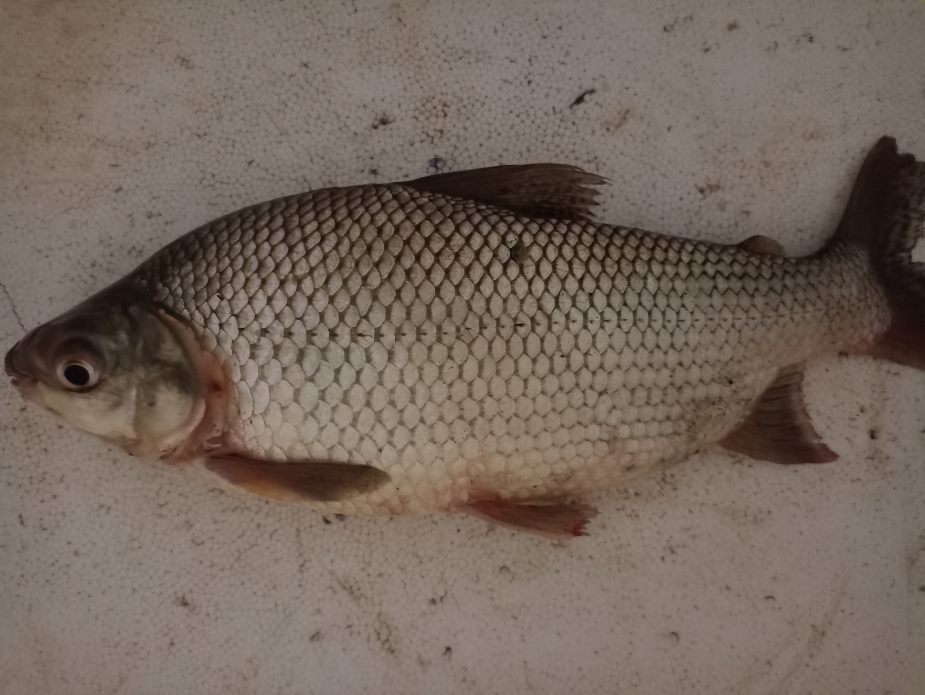
#> input picture data/coletas/combined/images/IMG_20221029_093023.jpg, 4624 x 3472 px (shown at 1/5 size); its folder holds 4 pictures in this run
$ jupyter execute kmeans_segmentation.ipynb
#> lines starting #> are read from the running program, lines starting #| are printed output that depends on the picture; after the words box and inside, x2 and y2 are one past the last pixel; in counts of white or black regions, pixels touching at a corner belong together
### commons.py
from __future__ import annotations

import statistics
from typing import List, Optional, Tuple, Union

import numpy as np
from joblib import Parallel, delayed
from matplotlib import pyplot as plt
from mpl_toolkits.axes_grid1 import ImageGrid
from skimage import exposure, filters, measure, morphology
from skimage.color import rgb2gray
from skimage.io import imread
from skimage.transform import resize
from tqdm import tqdm


# [31 lines left out: functions check_colision_border, binarize_image, not called in this run]


def plot(
    arr_images: List[np.ndarray] = [],
    grid: Tuple[int, int] = (2, 2),
    cmap: str = "inferno",
) -> None:
    """Exibe uma grade de imagens com matplotlib.

    Args:
        arr_images: Lista de arrays de imagem a exibir.
        grid: Tupla (linhas, colunas) da grade de exibição.
        cmap: Colormap do matplotlib a usar.
    """
    fig = plt.figure(figsize=(20, 10))

    image_grid = ImageGrid(fig, 111, nrows_ncols=grid, axes_pad=0.1)

    for ax, img in zip(image_grid, arr_images):
        ax.imshow(img, cmap)
        ax.axis("off")

    plt.show()


# [51 lines left out: functions load_images_from_directory_resize, load_images_from_directory, not called in this run]


def auto_invert_image_mask(arr: np.ndarray) -> np.ndarray:
    """Inverte a máscara binária se a maioria dos pixels for True (foreground).

    Garante que as máscaras tenham sempre fundo preto (0) e ROI branco (1).

    Args:
        arr: Máscara binária de entrada.

    Returns:
        Máscara possivelmente invertida.
    """
    img = arr.copy()

    if statistics.mode(img.flatten()):
        img = np.invert(img)

    return img


def find_bighest_cluster_area(clusters: np.ndarray) -> int:
    """Retorna a área (em pixels) do maior cluster rotulado.

    Args:
        clusters: Imagem com labels de regiões (saída de measure.label).

    Returns:
        Área em pixels do maior cluster.
    """
    regions = measure.regionprops(clusters)
    all_areas = (r.area for r in regions)
    return max(all_areas)


def find_bighest_cluster(img: np.ndarray) -> np.ndarray:
    """Mantém somente o maior cluster foreground de uma máscara binária.

    Args:
        img: Máscara binária de entrada.

    Returns:
        Máscara booleana contendo apenas o maior cluster.
    """
    clusters = auto_invert_image_mask(img)
    clusters = measure.label(clusters, background=0)
    cluster_size = find_bighest_cluster_area(clusters)

    return morphology.remove_small_objects(
        clusters.astype(bool),
        min_size=(cluster_size - 1),
        connectivity=8,
    )


# [27 lines left out: functions find_roi, smoothing_mask_edges, not called in this run]

### notebooks/02_segmentation/kmeans_segmentation.ipynb
[cell 1]
import numpy as np
from glob import glob as show_dir_files
from scipy import ndimage as ndi

from skimage import exposure, filters, measure
from skimage.color.adapt_rgb import adapt_rgb, each_channel
from skimage.io import imread
from skimage.transform import resize
from sklearn.cluster import KMeans
from sklearn.utils import shuffle

from commons import (
    auto_invert_image_mask,
    binarize_image,
    find_bighest_cluster,
    find_bighest_cluster_area,
    plot,
)

[cell 2]
@adapt_rgb(each_channel)
def apply_filter_each_chanel(image, fn):
    return fn(image)


@adapt_rgb(each_channel)
def merge_image_mask(image, mask):
    return image * mask


def apply_k_means(image, n_colors=3):

    w, h, d = image.shape

    image_array = np.reshape(image, (w * h, d))

    image_array_sample = shuffle(image_array, random_state=0, n_samples=1_000)
    kmeans = KMeans(n_clusters=n_colors, random_state=0).fit(image_array_sample)

    labels = kmeans.predict(image_array)

    return kmeans.cluster_centers_[labels].reshape(w, h, -1)

[cell 3]
all_images = show_dir_files("../data/images/*")

image = imread(all_images[1])
#> image is the input picture: shape (3472, 4624, 3); mean R, G, B 116.6, 102.7, 92.5

x, y, z = image.shape
#> x = 3472; y = 4624; z = 3

image_rescaled = resize(image, (x // 6, y // 6, 3), anti_aliasing=False)

image_eq = apply_filter_each_chanel(image_rescaled, exposure.equalize_hist)
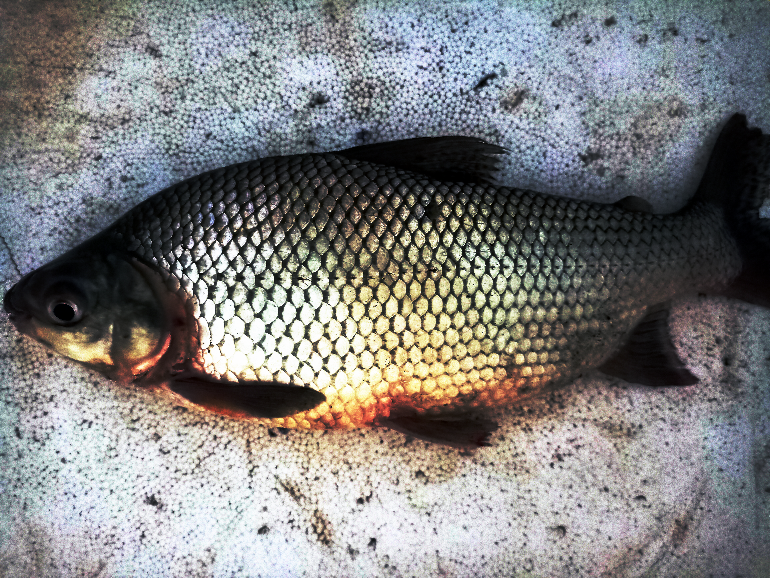
#> image_eq: shape (578, 770, 3) float64; mean R, G, B 0.506, 0.506, 0.505

results_kmeans = apply_k_means(image_rescaled, n_colors=3)
#> in apply_k_means, `image_array_sample = shuffle(image_array, random_state=0, n_samples=1_..`: image_array_sample = 1000 rows, first 8: [0.448, 0.374, 0.319], [0.518, 0.459, 0.431], [0.496, 0.435, 0.386], [0.49, 0.451, 0.415], [0.34, 0.289, 0.226], [0.333, 0.282, 0.219], [0.477, 0.425, 0.388], [0.486, 0.416, 0.361]

[cell 4]
plot([image_rescaled, image_eq, results_kmeans], (1, 3))
#> the loop in plot, `for ax, img in zip(image_grid, arr_images):` made 3 passes

[cell 5]
results_kmeans_ch = results_kmeans[:, :, 0]
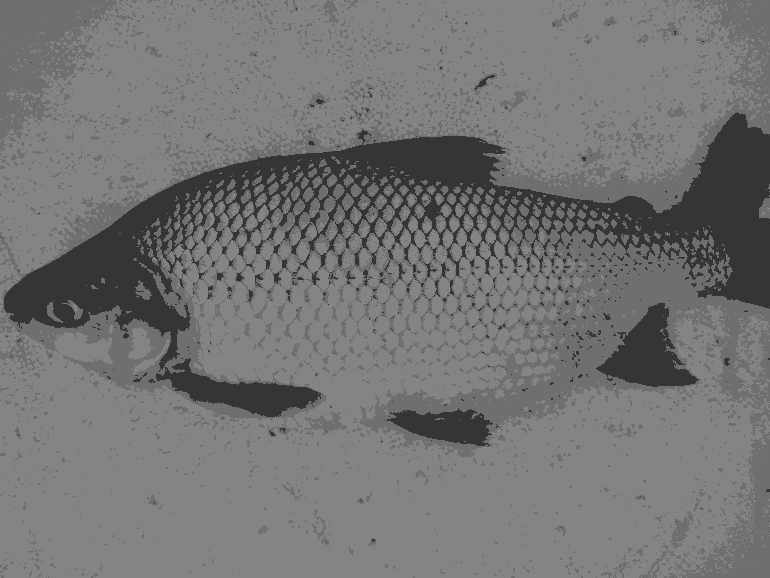
#> results_kmeans_ch: shape (578, 770) float64; min 0.209, max 0.521, mean 0.457

layers = [results_kmeans_ch == layer for layer in np.unique(results_kmeans_ch)]
#> layers = 3 items
layers_fixeds = list(map(auto_invert_image_mask, layers))
#> in auto_invert_image_mask, `img = arr.copy()`:
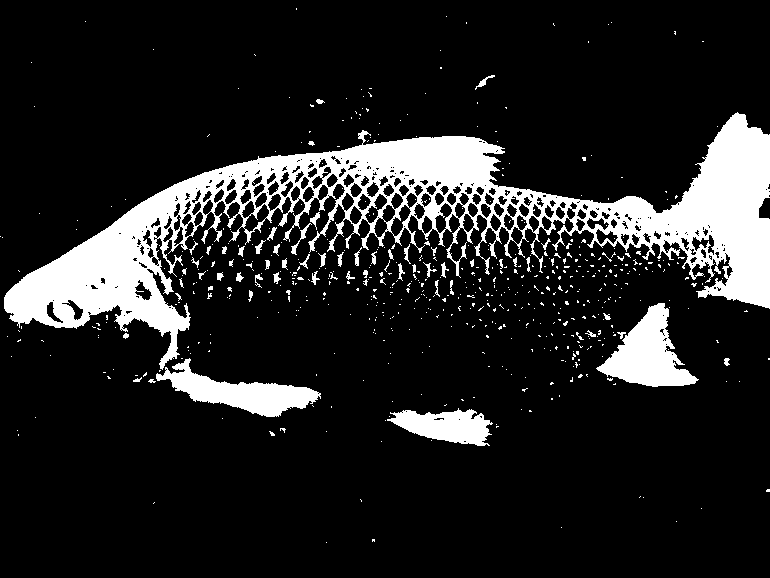
#> img: shape (578, 770) bool; 14.1% white; 601 white regions (542 under 20 px), largest, box (x1, y1, x2, y2) and area: (4, 112, 770, 370) 48284, (596, 303, 699, 387) 4125, (156, 358, 321, 417) 3784
#> in auto_invert_image_mask (call 2), `img = arr.copy()`: img: shape (578, 770) bool; 23.4% white; 3553 white regions (3208 under 20 px), largest, box (x1, y1, x2, y2) and area: (360, 202, 770, 578) 35083, (483, 0, 770, 213) 9787, (0, 227, 326, 437) 9180
#> in auto_invert_image_mask (call 3), `img = arr.copy()`:
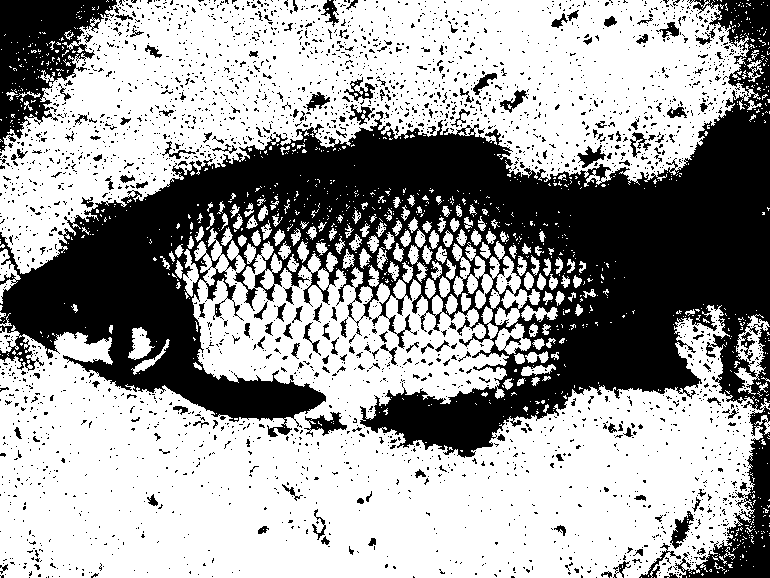
#> img: shape (578, 770) bool; 62.5% white; 3074 black regions (2894 under 20 px), largest, box (x1, y1, x2, y2) and area: (0, 0, 770, 578) 137986, (0, 0, 117, 152) 8655, (304, 412, 347, 437) 448
#> in auto_invert_image_mask (call 3), `img = np.invert(img)`: img: shape (578, 770) bool; 37.5% white; 3074 white regions (2894 under 20 px)
#> layers_fixeds = 3 items

# layers_pixels_sum = list(map(lambda x: x.sum(), layers_fixeds))
layers_pixels_sum = list(map(lambda x: find_bighest_cluster_area(measure.label(x, background=0)), layers_fixeds))
#> in find_bighest_cluster_area, `regions = measure.regionprops(clusters)`: regions = 601 regions; largest, box (x1, y1, x2, y2) and area: (4, 112, 770, 370) 48284, (596, 303, 699, 387) 4125, (156, 358, 321, 417) 3784, (387, 408, 493, 446) 2425, (291, 223, 312, 255) 115
#> in find_bighest_cluster_area, `regions = measure.regionprops(clusters)`:
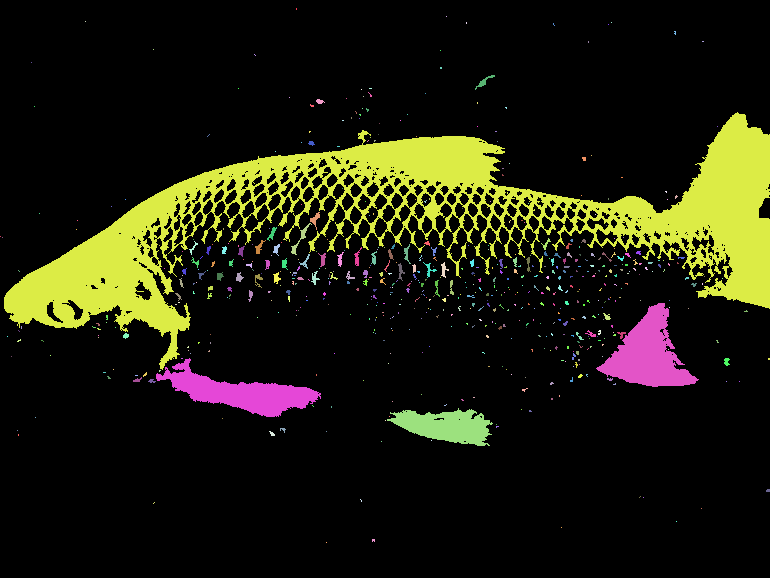
#> clusters: shape (578, 770) int32; 602 distinct labels, from 0 to 601; one colour per label, 0 black
#> in find_bighest_cluster_area (call 2), `regions = measure.regionprops(clusters)`: regions = 3553 regions; largest, box (x1, y1, x2, y2) and area: (360, 202, 770, 578) 35083, (483, 0, 770, 213) 9787, (0, 227, 326, 437) 9180, (0, 0, 117, 152) 8652, (261, 184, 413, 327) 4238
#> in find_bighest_cluster_area (call 2), `regions = measure.regionprops(clusters)`:
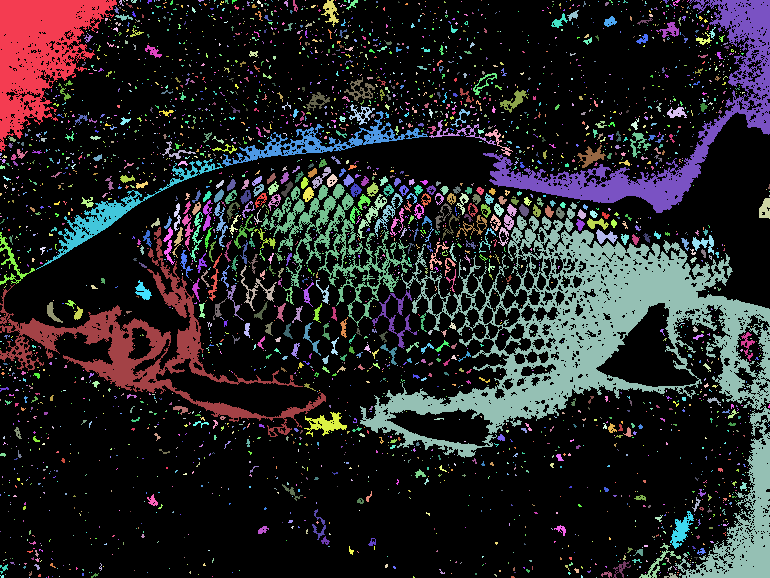
#> clusters: shape (578, 770) int32; 3554 distinct labels, from 0 to 3553; one colour per label, 0 black
#> in find_bighest_cluster_area (call 3), `regions = measure.regionprops(clusters)`: regions = 3074 regions; largest, box (x1, y1, x2, y2) and area: (0, 0, 770, 578) 137986, (0, 0, 117, 152) 8655, (304, 412, 347, 437) 448, (670, 511, 694, 549) 381, (577, 145, 606, 168) 278
#> in find_bighest_cluster_area (call 3), `regions = measure.regionprops(clusters)`:
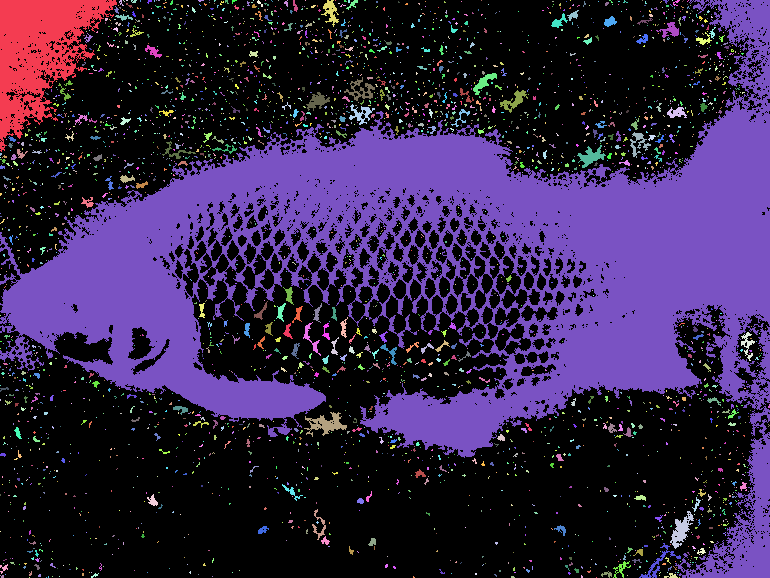
#> clusters: shape (578, 770) int32; 3075 distinct labels, from 0 to 3074; one colour per label, 0 black
#> layers_pixels_sum = [48284, 35083, 137986]


best_layer = layers_fixeds[layers_pixels_sum.index(max(layers_pixels_sum))]

[cell 6]
plot(layers, (1, 3))
#> the loop in plot (call 2), `for ax, img in zip(image_grid, arr_images):` made 3 passes
plot(layers_fixeds, (1, 3))
plot([results_kmeans, results_kmeans_ch, best_layer], (1, 3))

[cell 7]
def cleanup_mask(mask):

    mask = filters.gaussian(mask, sigma=0.2)
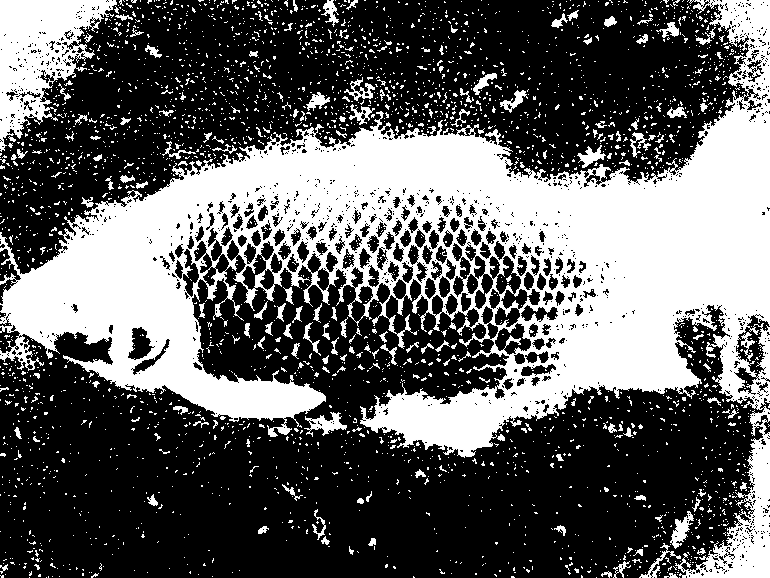
#> mask: shape (578, 770) float64; min 0, max 1, mean 0.375

    mask = find_bighest_cluster(mask)
#> in find_bighest_cluster, `clusters = measure.label(clusters, background=0)`:
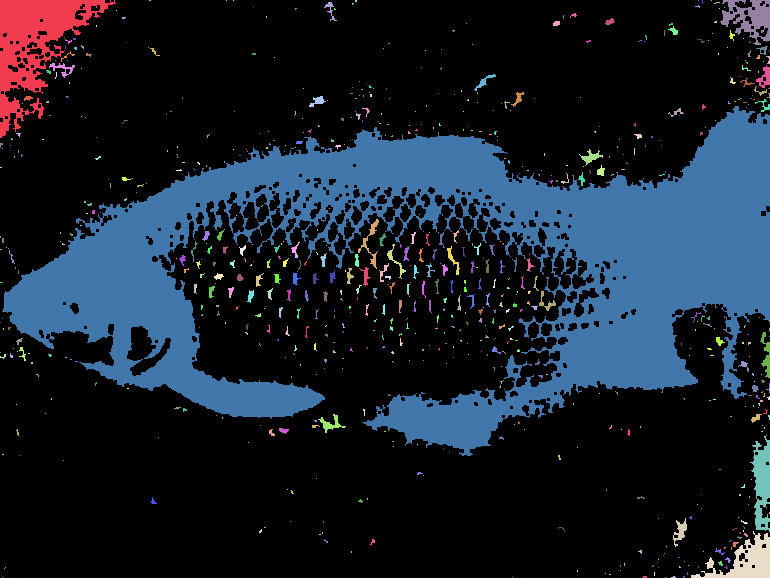
#> clusters: shape (578, 770) int64; 728 distinct labels, from 0 to 727; one colour per label, 0 black
#> in find_bighest_cluster_area (call 4), `regions = measure.regionprops(clusters)`: regions = 727 regions; largest, box (x1, y1, x2, y2) and area: (2, 106, 770, 456) 97920, (0, 0, 116, 138) 5910, (691, 531, 770, 578) 1490, (720, 0, 770, 45) 1162, (750, 435, 770, 532) 1138
#> in find_bighest_cluster, `cluster_size = find_bighest_cluster_area(clusters)`: cluster_size = 97920
#> in find_bighest_cluster, `return morphology.remove_small_objects( clusters.astype(bool), min_siz..`: returned value: shape (578, 770) bool; 22% white; 1 white region, box (x1, y1, x2, y2) and area: (2, 106, 770, 456) 97920

    return ndi.binary_fill_holes(mask)
#> returned value: shape (578, 770) bool; 23.9% white; 1 white region, box (x1, y1, x2, y2) and area: (2, 106, 770, 456) 106540

[cell 8]
mask = cleanup_mask(best_layer)

mask_image = merge_image_mask(image_rescaled, mask)

result_image = merge_image_mask(image_rescaled, best_layer)
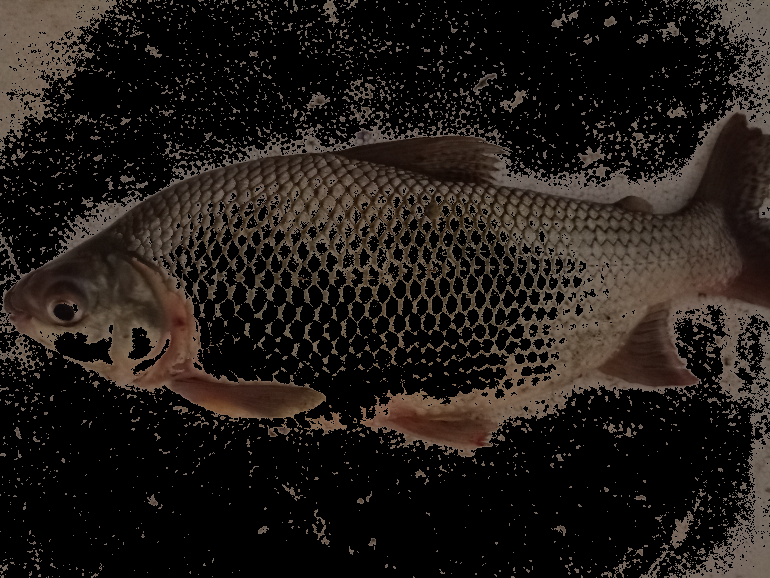
#> result_image: shape (578, 770, 3) float64; mean R, G, B 0.132, 0.109, 0.093

[cell 9]
plot([best_layer, result_image, mask, mask_image], (1, 4))
